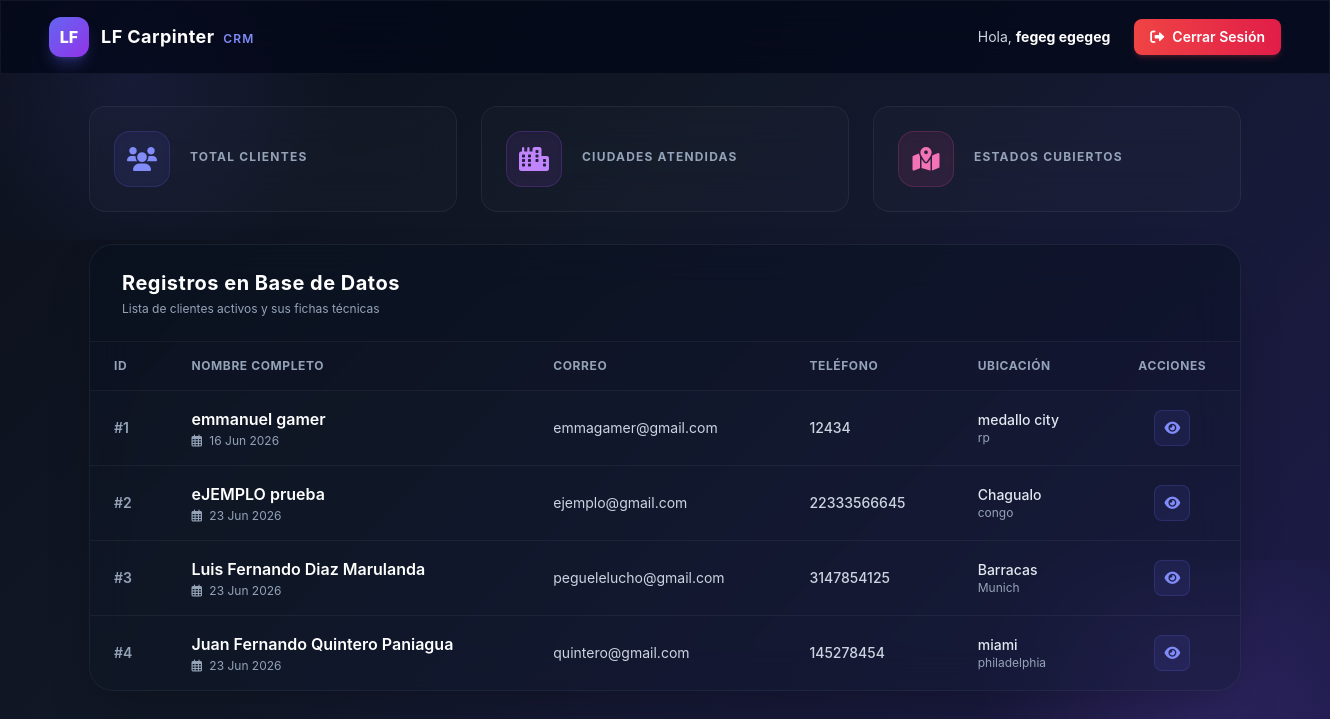
/dashboard/ (signed in), run on an earlier commit of the app's database.
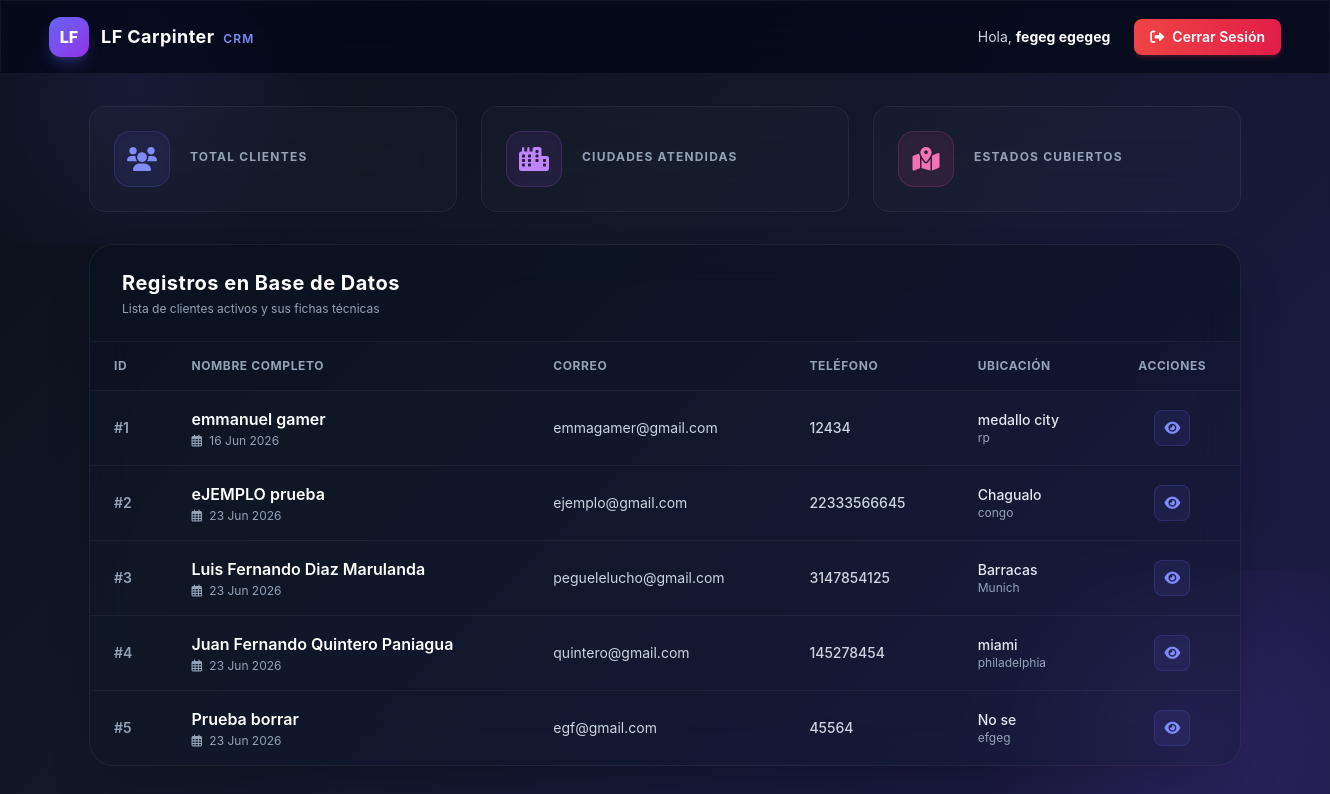
And on a later commit of the database.
### dcrm/website/models.py (models this page shows, shortened)
class Cliente(models.Model):
    letras_regex = RegexValidator(r'^[a-zA-ZáéíóúÁÉÍÓÚñÑ\s]+$', 'Solo se permiten letras y espacios en este campo.')
    telefono_regex = RegexValidator(r'^\+?[\d\s\-\(\)]+$', 'El número de teléfono contiene caracteres no válidos.')
    alfa_num_regex = RegexValidator(r'^[a-zA-Z0-9áéíóúÁÉÍÓÚñÑ\s\.,#-]+$', 'Contiene caracteres especiales no permitidos.')
    fecha_registro = models.DateTimeField(auto_now_add=True)
    nombre = models.CharField(max_length=100, validators=[letras_regex])
    apellido = models.CharField(max_length=100, validators=[letras_regex])
    correo = models.EmailField()
    telefono = models.CharField(max_length=20, validators=[telefono_regex])
    direccion = models.CharField(max_length=255, validators=[alfa_num_regex])
    ciudad = models.CharField(max_length=100, validators=[letras_regex])
    estado = models.CharField(max_length=100, validators=[letras_regex])
    codigo_postal = models.CharField(max_length=20, validators=[RegexValidator(r'^[\d\-a-zA-Z]+$', 'Formato de código postal no válido')])

### dcrm/website/views.py (the view)
# urls.py: path('', views.dashboard, name='dashboard'),
@login_required(login_url='home')
@role_required('Usuario', 'admin')
def dashboard(request):
    user_roles = set(request.user.roles.values_list('name', flat=True))
    if 'admin' in user_roles or request.user.is_superuser:
        return redirect('customadmin:dashboard')
    is_admin = False
    clientes = Cliente.objects.all()
    context = {
        'clientes': clientes,
        'is_admin': is_admin,
    }
    return render(request, 'dashboard.html', context)

### dcrm/website/templates/dashboard.html (shortened to what the changed rows need)
{% load static %}
<!doctype html>
<html lang="es">
<head>
    <script src="{% static 'js/tailwindcss.js' %}"></script>
    <link href="{% static 'css/all.min.css' %}" rel="stylesheet">
</head>
<body class="pb-12">
    <div class="container mx-auto px-6 mt-8 relative z-10" id="spa-container">
        <div class="glass-card rounded-3xl shadow-2xl max-w-6xl mx-auto overflow-hidden border border-white/5 bg-slate-900/30">
            <div class="px-8 py-6 border-b border-white/5 flex flex-col sm:flex-row items-center justify-between gap-4 bg-slate-950/20">
                <div>
                    <h2 class="text-xl font-bold text-white tracking-wide">Registros en Base de Datos</h2>
                </div>
            </div>
            <div class="overflow-x-auto">
                <table class="w-full text-left border-collapse">
                    <thead>
                        <tr class="border-b border-white/5 text-slate-400 text-xs uppercase font-bold tracking-wider bg-slate-950/10">
                            <th class="px-6 py-4">ID</th>
                            <th class="px-6 py-4">Nombre Completo</th>
                            <th class="px-6 py-4">Correo</th>
                            <th class="px-6 py-4">Teléfono</th>
                            <th class="px-6 py-4">Ubicación</th>
                            <th class="px-6 py-4 text-center">Acciones</th>
                        </tr>
                    </thead>
                    <tbody class="divide-y divide-white/5">
                        {% for cliente in clientes %}
                            <tr class="hover:bg-white/[0.02] transition">
                                <td class="px-6 py-4 text-slate-400 text-sm font-semibold">#{{ cliente.id }}</td>
                                <td class="px-6 py-4">
                                    <div class="font-semibold text-white">{{ cliente.nombre }} {{ cliente.apellido }}</div>
                                    <div class="text-xs text-slate-400 mt-0.5"><i class="far fa-calendar-alt mr-1"></i> {{ cliente.fecha_registro|date:"d M Y" }}</div>
                                </td>
                                <td class="px-6 py-4 text-slate-300 text-sm">{{ cliente.correo }}</td>
                                <td class="px-6 py-4 text-slate-300 text-sm font-medium">{{ cliente.telefono }}</td>
                                <td class="px-6 py-4">
                                    <div class="text-slate-200 text-sm font-medium">{{ cliente.ciudad }}</div>
                                    <div class="text-xs text-slate-400">{{ cliente.estado }}</div>
                                </td>
                                <td class="px-6 py-4">
                                    <div class="flex items-center justify-center gap-2">
                                        <a hx-get="{% url 'view_record' cliente.id %}" hx-target="#spa-container" hx-push-url="true" class="h-9 w-9 rounded-lg bg-indigo-500/10 border border-indigo-500/20 text-indigo-400 hover:bg-indigo-500 hover:text-white transition flex items-center justify-center cursor-pointer" title="Ver Ficha Completamente">
                                            <i class="fas fa-eye text-sm"></i>
                                        </a>
                                    </div>
                                </td>
                            </tr>
                        {% endfor %}
                    </tbody>
                </table>
            </div>
        </div>
    </div>
</body>
</html>

What changed in the data, as far as the page shows it:
added Cliente: id "5", nombre "Prueba", apellido "borrar", fecha_registro "23 Jun 2026", correo "egf@gmail.com", telefono "45564", ciudad "No se", estado "efgeg"
